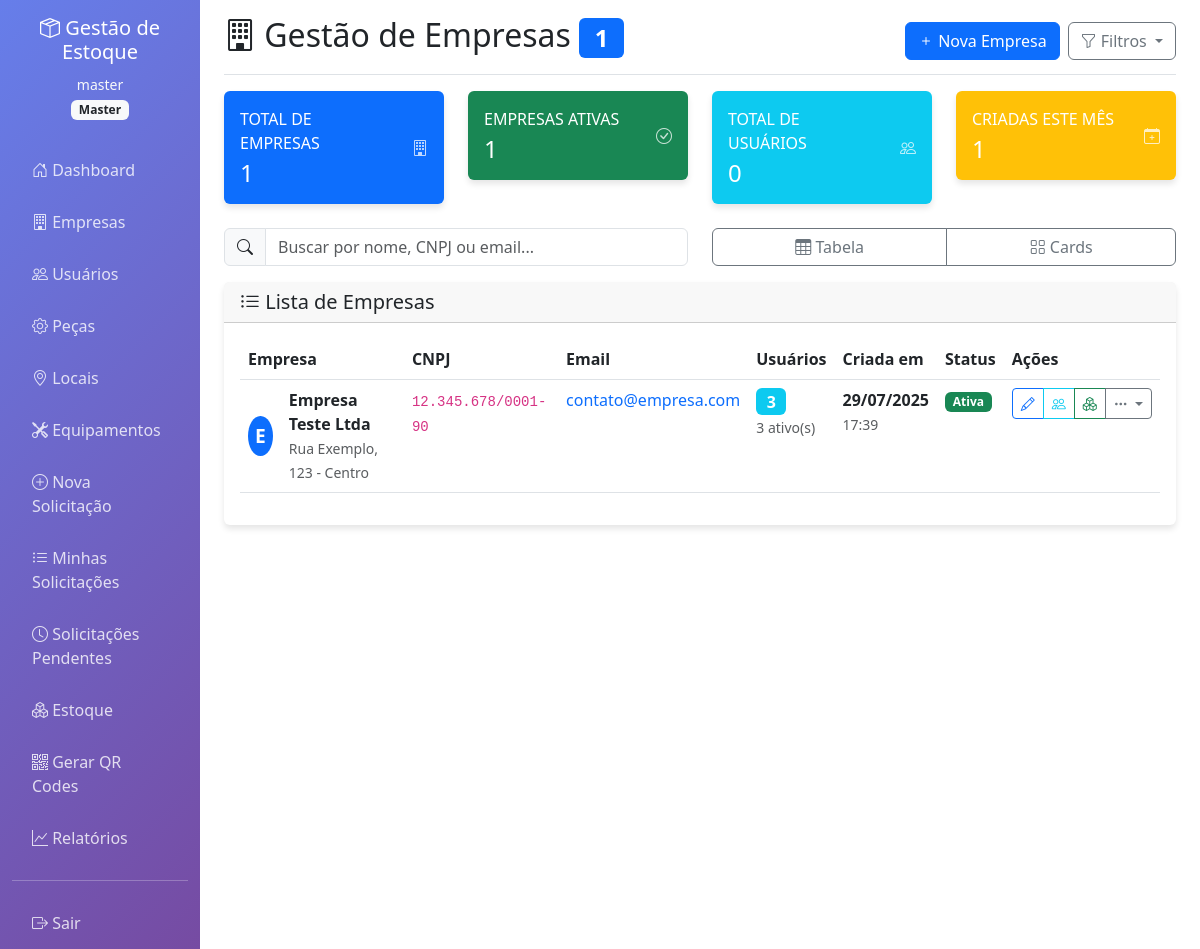
Page /companies (signed in) on the earlier database version.
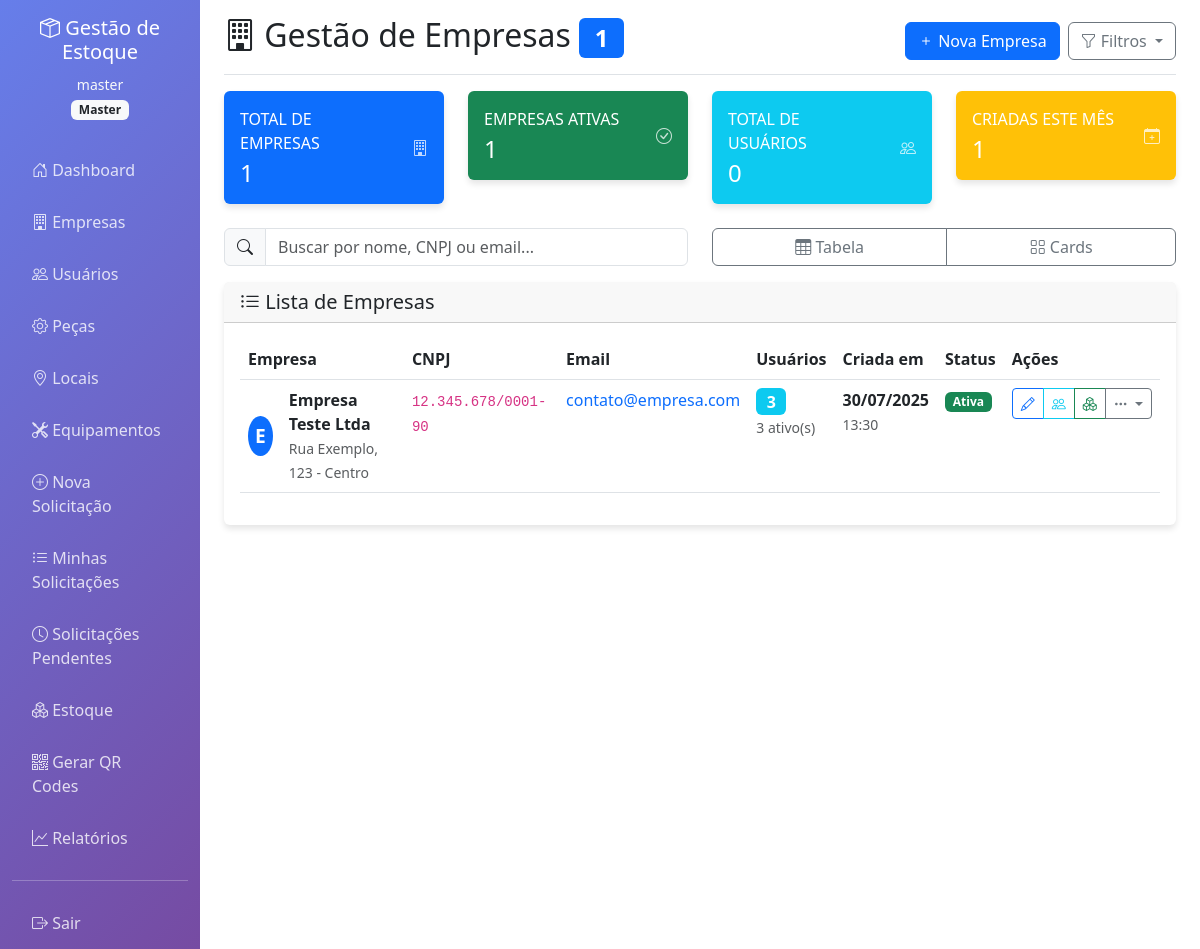
Same page on the later database version.
### app.py (models this page shows)
class Company(db.Model):
    id = db.Column(db.Integer, primary_key=True)
    name = db.Column(db.String(100), nullable=False)
    cnpj = db.Column(db.String(20), unique=True)
    address = db.Column(db.Text)
    contact_email = db.Column(db.String(120))
    is_active = db.Column(db.Boolean, default=True)
    created_at = db.Column(db.DateTime, default=datetime.utcnow)

### app.py (the view)
@app.route('/companies')
@login_required
@role_required('master')
def manage_companies():
    companies = Company.query.filter_by(is_active=True).all()
    return render_template('companies.html', companies=companies)

### app.py (called while the page is built)
@app.context_processor
def inject_now():
    return {'now': datetime.utcnow()}

def role_required(*roles):
    def decorator(f):
        @wraps(f)
        def decorated_function(*args, **kwargs):
            if not current_user.is_authenticated or current_user.role not in roles:
                flash('Acesso negado. Você não tem permissão para acessar esta página.', 'error')
                return redirect(url_for('dashboard'))
            return f(*args, **kwargs)
        return decorated_function
    return decorator

@login_manager.user_loader
def load_user(user_id):
    return User.query.get(int(user_id))

### templates/companies.html (shortened to what the changed rows need)
{% extends "base.html" %}
{% block content %}
<div class="d-flex justify-content-between flex-wrap flex-md-nowrap align-items-center pt-3 pb-2 mb-3 border-bottom">
    <h1 class="h2">
        <i class="bi bi-building"></i> Gestão de Empresas
        {% if companies %}
        <span class="badge bg-primary">{{ companies|length }}</span>
        {% endif %}
    </h1>
</div>
{% if companies %}
                            {% set total_users = 0 %}
                            {% for company in companies %}
                                {% set total_users = total_users + company.users|length %}
                            {% endfor %}
                            {% set this_month = now.month %}
                            {% set this_year = now.year %}
<div id="table-view" class="card">
    <div class="card-body">
        <div class="table-responsive">
            <table class="table table-hover">
                <thead>
                    <tr>
                        <th>Empresa</th>
                        <th>CNPJ</th>
                        <th>Email</th>
                        <th>Usuários</th>
                        <th>Criada em</th>
                        <th>Status</th>
                        <th>Ações</th>
                    </tr>
                </thead>
                <tbody id="companiesTableBody">
                    {% for company in companies %}
                    <tr data-company="{{ company.name|lower }} {{ company.cnpj|lower }} {{ company.contact_email|lower }}">
                        <td>
                            <div class="d-flex align-items-center">
                                <div class="avatar-sm bg-primary text-white rounded-circle d-flex align-items-center justify-content-center me-3">
                                    {{ company.name[0]|upper }}
                                </div>
                                <div>
                                    <strong>{{ company.name }}</strong>
                                    {% if company.address %}
                                    <br><small class="text-muted">{{ company.address[:50] }}{% if company.address|length > 50 %}...{% endif %}</small>
                                    {% endif %}
                                </div>
                            </div>
                        </td>
                        <td>
                            {% if company.cnpj %}
                            <code>{{ company.cnpj }}</code>
                            {% else %}
                            <span class="text-muted">-</span>
                            {% endif %}
                        </td>
                        <td>
                            {% if company.contact_email %}
                            <a href="mailto:{{ company.contact_email }}" class="text-decoration-none">
                                {{ company.contact_email }}
                            </a>
                            {% else %}
                            <span class="text-muted">-</span>
                            {% endif %}
                        </td>
                        <td>
                            <span class="badge bg-info fs-6">{{ company.users|length }}</span>
                            {% if company.users|length > 0 %}
                            <br><small class="text-muted">
                                {% set active_users = company.users|selectattr('is_active')|list|length %}
                                {{ active_users }} ativo(s)
                            </small>
                            {% endif %}
                        </td>
                        <td>
                            <strong>{{ company.created_at.strftime('%d/%m/%Y') }}</strong>
                            <br><small class="text-muted">{{ company.created_at.strftime('%H:%M') }}</small>
                        </td>
                        <td>
                            <span class="badge {{ 'bg-success' if company.is_active else 'bg-secondary' }}">
                                {{ 'Ativa' if company.is_active else 'Inativa' }}
                            </span>
                        </td>
                        <td>
                            <div class="btn-group">
                                <a href="{{ url_for('edit_company', id=company.id) }}"
                                   class="btn btn-sm btn-outline-primary"
                                   title="Editar empresa">
                                    <i class="bi bi-pencil"></i>
                                </a>
                                <a href="{{ url_for('manage_users') }}?company_id={{ company.id }}"
                                   class="btn btn-sm btn-outline-info"
                                   title="Gerenciar usuários">
                                    <i class="bi bi-people"></i>
                                </a>
                                <a href="{{ url_for('manage_stock') }}?company_id={{ company.id }}"
                                   class="btn btn-sm btn-outline-success"
                                   title="Ver estoque">
                                    <i class="bi bi-boxes"></i>
                                </a>
                                <div class="btn-group">
                                    <button type="button" class="btn btn-sm btn-outline-secondary dropdown-toggle" data-bs-toggle="dropdown">
                                        <i class="bi bi-three-dots"></i>
                                    </button>
                                </div>
                            </div>
                        </td>
                    </tr>
                    {% endfor %}
                </tbody>
            </table>
        </div>
    </div>
</div>
{% endif %}
{% endblock %}

Differences in the rows shown:
changed Company "Empresa Teste Ltda": created_at "29/07/2025" → "30/07/2025"; created_at "17:39" → "13:30"
